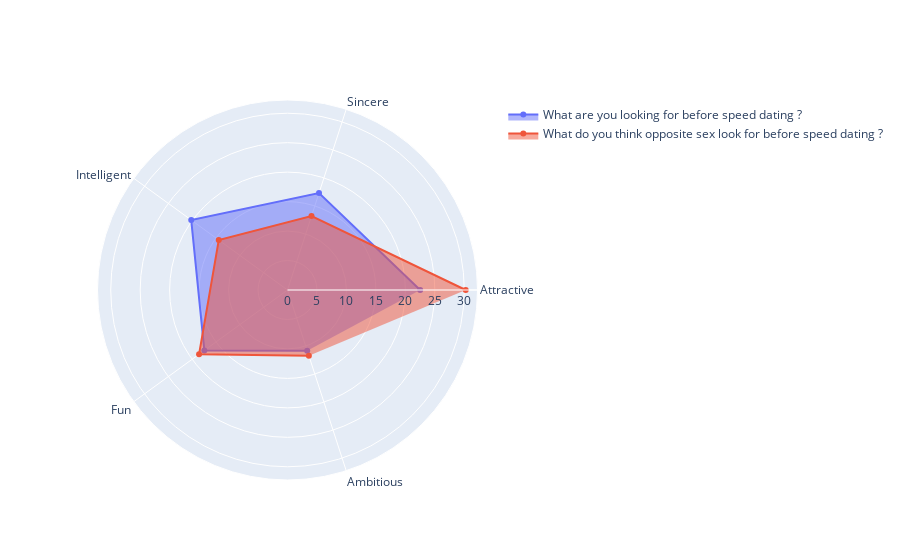

Notebook cell for this chart:
### Code cell
import plotly.graph_objects as go

categories = ['Attractive','Sincere','Intelligent', 'Fun', 'Ambitious', 'Shared Interests']

fig = go.Figure()

# What you think you look for
fig.add_trace(go.Scatterpolar(
      r=sid_tot.iloc[0].values,
      theta=categories,
      fill='toself',
      name='What are you looking for before speed dating ?'
))
'''
fig.add_trace(go.Scatterpolar(
      r=sid.iloc[1].values,
      theta=categories,
      fill='toself',
      name='What are you looking for before speed dating ?'
))'''

# What you think opposite sex look for
fig.add_trace(go.Scatterpolar(
      r=sid_2_1_tot.iloc[0].values,
      theta=categories,
      fill='toself',
      name='What do you think opposite sex look for before speed dating ?'
))
'''
fig.add_trace(go.Scatterpolar(
      r=sid_2_1.iloc[1].values,
      theta=categories,
      fill='toself',
      name='What do you think opposite sex look for before speed dating ?'
))'''

fig.update_layout(
  polar=dict(
    radialaxis=dict(
      visible=True,
      range=[0, max(sid_tot.max().max(), sid_2_1_tot.max().max()) + 2]
    )),
  showlegend=True
)

fig.show()

### Figure 1 — Plotly figure (JSON) as saved in the notebook; plotly's stock layout.template omitted (floating-point values rounded to 4 significant figures)
{"data": [{"fill": "toself", "name": "What are you looking for before speed dating ?", "r": [22.51, 17.31, 20.2, 17.45, 10.82], "theta": ["Attractive", "Sincere", "Intelligent", "Fun", "Ambitious", "Shared Interests"], "type": "scatterpolar"}, {"fill": "toself", "name": "What do you think opposite sex look for before speed dating ?", "r": [30.24, 13.2, 14.42, 18.55, 11.74], "theta": ["Attractive", "Sincere", "Intelligent", "Fun", "Ambitious", "Shared Interests"], "type": "scatterpolar"}], "layout": {"polar": {"radialaxis": {"range": [0, 32.24], "visible": true}}, "showlegend": true}}
